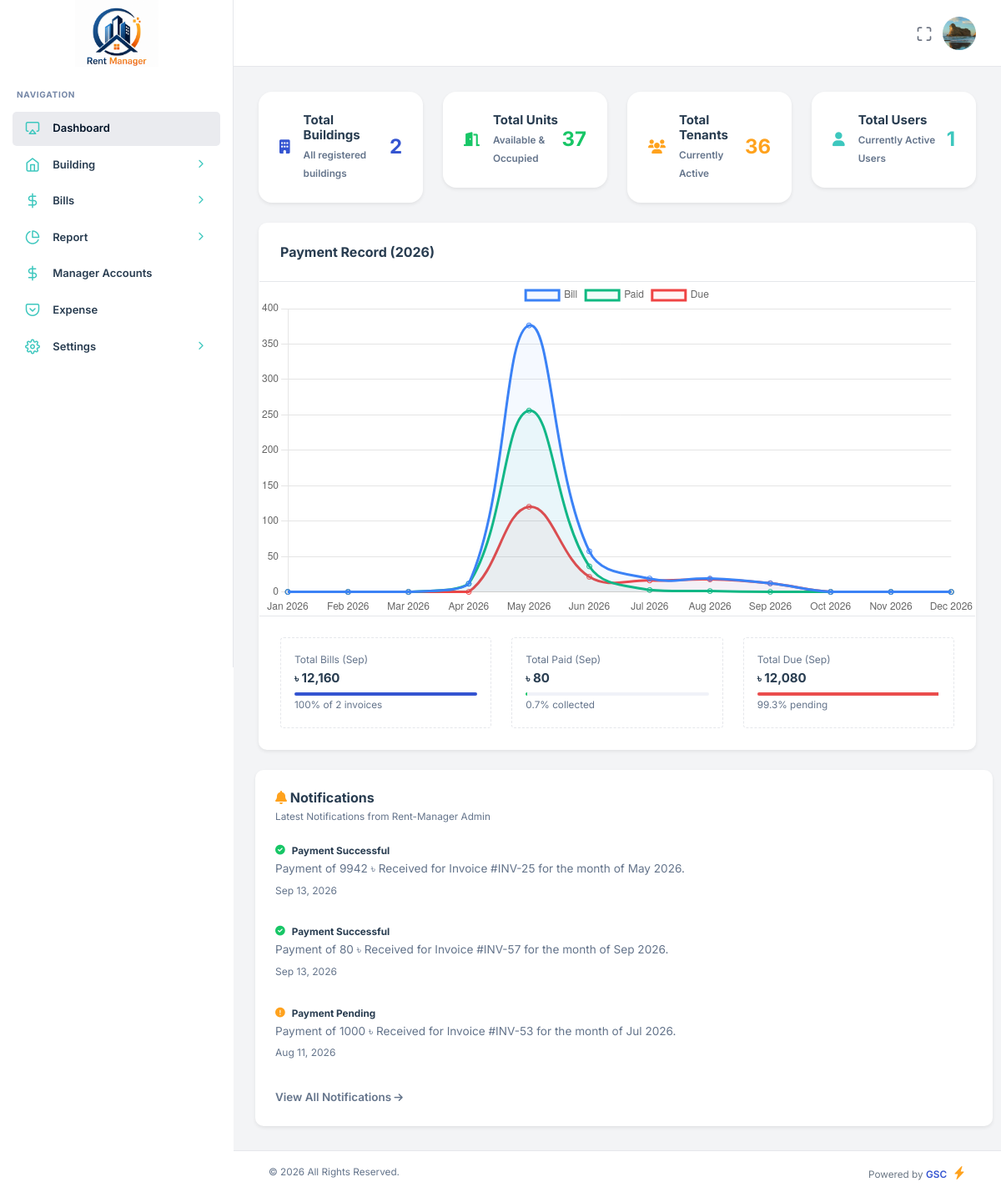
/admin.php (signed in), run on the app's committed database.
### tables this page shows
CREATE TABLE `tenants` (
  `id` int(11) NOT NULL,
  `name` varchar(150) NOT NULL,
  `phone` varchar(20) NOT NULL,
  `email` varchar(150) DEFAULT NULL,
  `password` varchar(256) NOT NULL DEFAULT '827ccb0eea8a706c4c34a16891f84e7b',
  `status` enum('Active','Inactive','Booked') NOT NULL DEFAULT 'Active',
  `role` enum('Admin','Tenant','Manager') NOT NULL,
  `booking_month` varchar(100) DEFAULT NULL,
  `start_tanent` date DEFAULT NULL,
  `nid_no` varchar(200) DEFAULT NULL,
  `permanent_address` text DEFAULT NULL,
  `family_member` int(11) DEFAULT NULL,
  `tenant_image` varchar(255) DEFAULT NULL,
  `nid_image` varchar(255) DEFAULT NULL,
  `building_id` int(11) DEFAULT NULL,
  `unit_id` int(11) DEFAULT NULL,
  `created_at` timestamp NOT NULL DEFAULT current_timestamp()
);

CREATE TABLE `notification` (
  `id` int(11) NOT NULL,
  `tenant_id` int(11) NOT NULL,
  `title` varchar(100) DEFAULT NULL,
  `description` varchar(150) DEFAULT NULL,
  `status` enum('Approved','Pending') DEFAULT NULL,
  `reed` enum('Yes','No') DEFAULT NULL,
  `date` timestamp NOT NULL DEFAULT current_timestamp() ON UPDATE current_timestamp()
);

### pages/dashboard.php (the view, shortened to what the rows shown need)
<?php
$year = date('Y');
$monthly_totals = [];
for ($m = 1; $m <= 12; $m++) {
    $key = $year . '-' . str_pad($m, 2, '0', STR_PAD_LEFT);
    $monthly_totals[$key] = [
        'total_amount' => 0,
        'paid_amount' => 0,
        'due_amount' => 0
    ];
}
$invoice_q = mysqli_query($db, "SELECT total_amount, paid_amount, billing_month FROM invoices WHERE billing_month LIKE '$year-%' ORDER BY billing_month ASC");
while ($row = mysqli_fetch_assoc($invoice_q)) {
    $month_key = $row['billing_month'];
    if (isset($monthly_totals[$month_key])) {
        $monthly_totals[$month_key]['total_amount'] += (float) $row['total_amount'];
        $monthly_totals[$month_key]['paid_amount'] += (float) $row['paid_amount'];
    }
}
$chart_labels = [];
$chart_bills = [];
$chart_paids = [];
$chart_dues = [];
foreach ($monthly_totals as $month => $data) {
    $display_month = date('M Y', strtotime($month . '-01'));
    $chart_labels[] = $display_month;
    $calc_due = $data['total_amount'] - $data['paid_amount'];
    $chart_bills[] = $data['total_amount'] / 1000;
    $chart_paids[] = $data['paid_amount'] / 1000;
    $chart_dues[] = ($calc_due > 0 ? $calc_due : 0) / 1000;
}
?>
<div class="nxl-content">
    <div class="main-content">
        <?php if ($_SESSION['role'] == 'Admin') { ?>
            <div class="row">
                <div class="card border-0 shadow-sm mx-2 p-4 mb-4">
                    <?php
                        $notification_sql = mysqli_query($db, "SELECT * FROM `notification` ORDER BY id DESC LIMIT 3");
                        while ($notification = mysqli_fetch_assoc($notification_sql)) {
                            $notification_title = $notification['title'];
                            $notification_description = $notification['description'];
                            $notification_date = date('M j, Y', strtotime($notification['date']));
                            $status = $notification['status'];
                    ?>
                    <div class="mb-3 pb-3 border-bottom">
                        <div class="d-flex align-items-start gap-2 mb-1">
                            <?php
                                if($status == 'Approved') {
                                    echo '<i class="fas fa-check-circle text-success small"></i>';
                                } elseif ($status == 'Pending') {
                                    echo '<i class="fas fa-exclamation-circle text-warning small"></i>';
                                } elseif ($status == 'Rejected') {
                                    echo '<i class="fas fa-times-circle text-danger small"></i>';
                                } else {
                                    echo '<i class="fas fa-info-circle text-muted small"></i>';
                                }
                            ?>
                            <h6 class="mb-0 fw-bold text-dark small"><?= $notification_title ?></h6>
                        </div>
                        <p class="text-muted small mb-1" style="font-size: 0.85rem;"><?= $notification_description ?></p>
                        <small class="text-muted" style="font-size: 0.75rem;"><?= $notification_date ?></small>
                    </div>
                    <?php } ?>
                </div>
            </div>
        <?php } ?>
    </div>
</div>
<script>
    const ctx = document.getElementById('paymentChartCanvas').getContext('2d');
    new Chart(ctx, {
        type: 'line',
        data: {
            labels: <?= json_encode($chart_labels) ?>,
            datasets: [
                {
                    label: 'Bill',
                    data: <?= json_encode($chart_bills) ?>,
                    borderColor: '#3b82f6',
                    backgroundColor: 'rgba(59, 130, 246, 0.05)',
                    tension: 0.4,
                    fill: true
                },
                {
                    label: 'Paid',
                    data: <?= json_encode($chart_paids) ?>,
                    borderColor: '#10b981',
                    backgroundColor: 'rgba(16, 185, 129, 0.05)',
                    tension: 0.4,
                    fill: true
                },
                {
                    label: 'Due',
                    data: <?= json_encode($chart_dues) ?>,
                    borderColor: '#ef4444',
                    backgroundColor: 'rgba(239, 68, 68, 0.05)',
                    tension: 0.4,
                    fill: true
                }
            ]
        },
        options: {
            responsive: true,
            maintainAspectRatio: false,
            plugins: {
                legend: { display: true, position: 'top' },
                tooltip: {
                    callbacks: {
                        label: function(context) {
                            return context.dataset.label + ': ৳ ' + (context.parsed.y * 1000).toLocaleString();
                        }
                    }
                }
            },
            scales: {
                y: { beginAtZero: true, grid: { drawBorder: false } },
                x: { grid: { display: false } }
            }
        }
    });
</script>
<script>
    document.addEventListener("DOMContentLoaded", function() {
        const ctx = document.getElementById('tenantFinancialChart').getContext('2d');
        // PHP থেকে ডাটা জাভাস্ক্রিপ্ট অ্যারেতে নেওয়া
        const invoiceData = [<?php echo $chart_bills; ?>];
        const paymentData = [<?php echo $chart_paids; ?>];
        const labels = ['Jan', 'Feb', 'Mar', 'Apr', 'May', 'Jun', 'Jul', 'Aug', 'Sep', 'Oct', 'Nov', 'Dec'];
        new Chart(ctx, {
            type: 'bar', // বার চার্ট (পাশাপাশি তুলনা করার জন্য বেস্ট)
            data: {
                labels: labels,
                datasets: [
                    {
                        label: 'Total Invoice Amount',
                        data: invoiceData,
                        backgroundColor: 'rgba(54, 162, 235, 0.7)', // হালকা নীল
                        borderColor: 'rgba(54, 162, 235, 1)',
                        borderWidth: 1
                    },
                    {
                        label: 'Total Paid Amount',
                        data: paymentData,
                        backgroundColor: 'rgba(75, 192, 192, 0.7)', // হালকা সবুজ/টিয়া
                        borderColor: 'rgba(75, 192, 192, 1)',
                        borderWidth: 1
                    }
                ]
            },
            options: {
                responsive: true,
                maintainAspectRatio: false,
                scales: {
                    y: {
                        beginAtZero: true,
                        title: {
                            display: true,
                            text: 'Amount (BDT/Currency)'
                        }
                    },
                    x: {
                        title: {
                            display: true,
                            text: 'Months'
                        }
                    }
                },
                plugins: {
                    legend: {
                        position: 'top',
                    },
                    tooltip: {
                        mode: 'index',
                        intersect: false
                    }
                }
            }
        });
    });
</script>

### includes/header.php (shortened to what the rows shown need)
<?php
include "database/db.php";
$user_id = $_SESSION['id'];
$sql = mysqli_query($db,"SELECT * FROM `tenants` WHERE id = '$user_id' ");
$user_row = mysqli_fetch_assoc($sql);
$old_image= $user_row['tenant_image'];
?>
<!DOCTYPE html>
<html lang="zxx">
<head>
    <link rel="stylesheet" type="text/css" href="public/assets/css/bootstrap.min.css" />
    <link rel="stylesheet" type="text/css" href="public/assets/vendors/css/vendors.min.css" />
    <link rel="stylesheet" type="text/css" href="public/assets/vendors/css/daterangepicker.min.css" />
    <link rel="stylesheet" type="text/css" href="public/assets/css/theme.min.css" />
    <link rel="stylesheet" href="public/assets/css/style.css">
</head>
<body>
    <header class="nxl-header">
        <div class="header-wrapper">
            <div class="header-right ms-auto">
                <div class="d-flex align-items-center">
                    <div class="dropdown nxl-h-item">
                        <a href="javascript:void(0);" data-bs-toggle="dropdown" role="button"
                            data-bs-auto-close="outside">
                            <img src="<?php echo $old_image ? 'public/uploads/tenants/'.$old_image : 'public/uploads/tenants/no-image.png' ?>" alt="<?= $old_image ?>"
                                class="img-fluid user-avtar me-0" style="width:40px; height: 40px;"/>
                        </a>
                    </div>
                </div>
            </div>
        </div>
    </header>

### data on the page
tenants: tenant_image (picture)
notification: status "Approved" (drawn), title "Payment Successful", description "Payment of 9942 ৳ Received for Invoice #INV-25 for the month of May 2026.", date "Sep 13, 2026"
notification: status "Approved" (drawn), title "Payment Successful", description "Payment of 80 ৳ Received for Invoice #INV-57 for the month of Sep 2026.", date "Sep 13, 2026"
notification: status "Pending" (drawn), title "Payment Pending", description "Payment of 1000 ৳ Received for Invoice #INV-53 for the month of Jul 2026.", date "Aug 11, 2026"

### other printed values
$total_building "2"
$total_unit "37"
$total_tenant "36"
$total_users "1"
$total_bill_fmt "12,160"
$total_invoices "2"
$total_paid_fmt "80"
$paid_percent "0.7"
$total_due_fmt "12,080"
$due_percent "99.3"
chart data {{ json_encode($chart_bills) }} [0,0,0,11.6,376.25,57.366,18.843,18.843,12.16,0,0,0]
chart data {{ json_encode($chart_paids) }} [0,0,0,11.6,256.038,36.066,2.643,1.2,0.08,0,0,0]
chart data {{ json_encode($chart_dues) }} [0,0,0,0,120.212,21.3,16.2,17.643,12.08,0,0,0]
